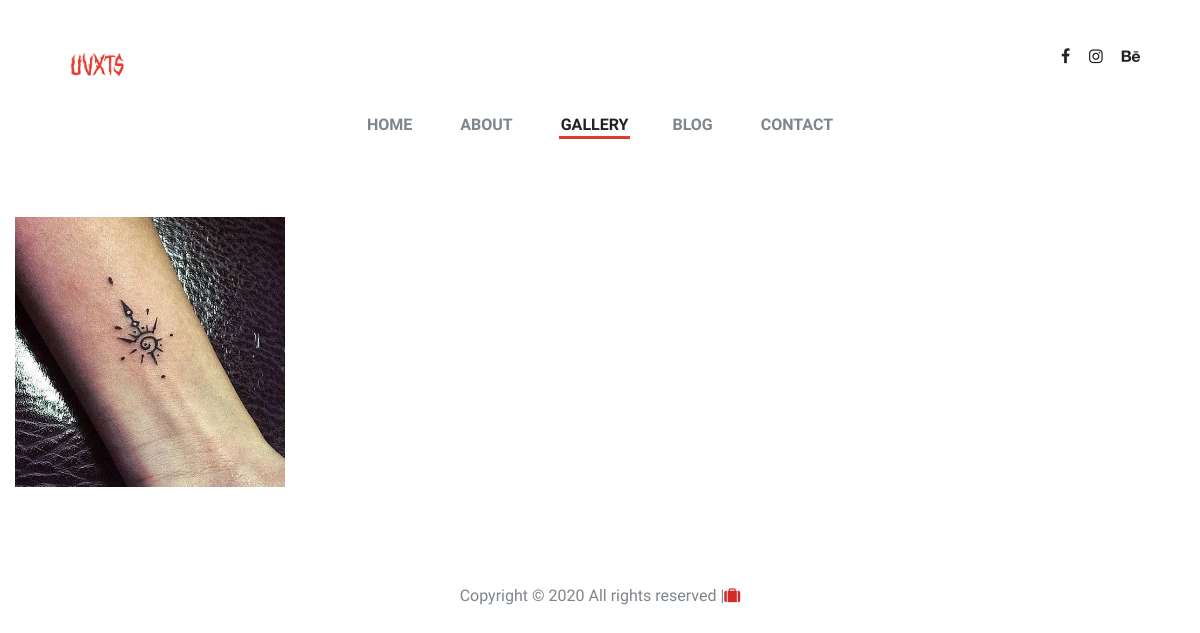
Before: /gallery.html with the older database file.
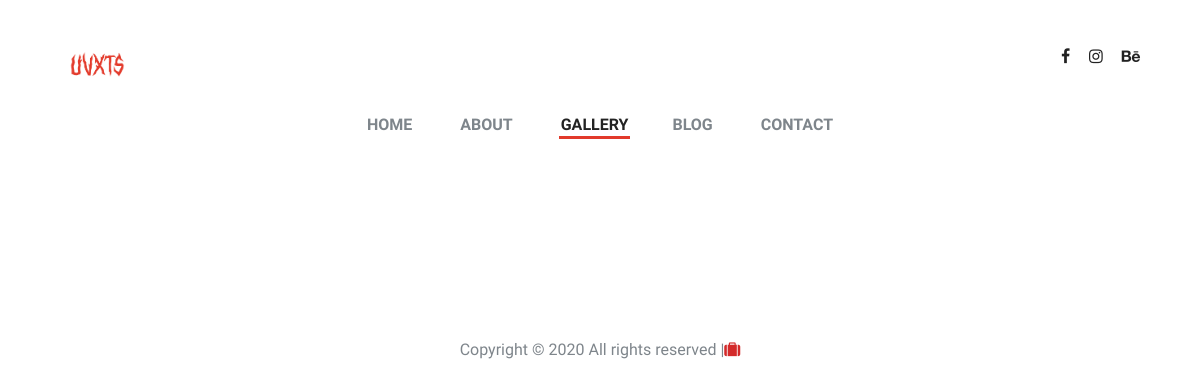
After: the same page with the newer database file.
### tattoo_gallery/models.py (models this page shows, shortened)
class Gallery(models.Model):
    title = models.CharField(max_length=50)
    date = models.DateField(null=True)
    description = models.CharField(max_length=50)
    image = models.ImageField(upload_to='img/images_gallery')

### tattoo_gallery/views.py (the view)
# urls.py: path('gallery.html', gallery_views.gallery, name="gallery"),
def gallery(request):
    gallery = Gallery.objects.order_by('-date')
    context = {
        'gallery': gallery
            }
    return render(request, 'gallery.html', context)

### templates/gallery.html (shortened to what this page needs)
{% load static %}
<!DOCTYPE html>
<html lang="zxx">
<head>
	<link rel="stylesheet" href="{% static 'css/bootstrap.min.css' %}">
	<link rel="stylesheet" href="{% static 'css/font-awesome.min.css' %}">
	<link rel="stylesheet" href="{% static 'css/slicknav.min.css' %}">
	<link rel="stylesheet" href="{% static 'css/fresco.css' %}">
	<link rel="stylesheet" href="{% static 'css/style.css' %}">
</head>
<body>
	<header class="header">
		<div class="container-fluid">
			<div class="row">
				<div class="col-sm-4 col-md-3 order-2 order-sm-1">
					<div class="header__social">
						<img src="{% static 'img/logo_uvxts.png' %}" alt="" style="width:30%">
					</div>
				</div>
			{% include "./social.html" %}
			</div>
			<nav class="main__menu">
				<ul class="nav__menu">
					<li><a href="{% url 'index' %}">Home</a></li>
					<li><a href="{% url 'about' %}">About</a></li>
					<li><a href="{% url 'gallery' %}"class="menu--active">Gallery</a>
					<li><a href="{% url 'blog' %}" >Blog</a></li>
					<li><a href="{% url 'contact' %}">Contact</a></li>
				</ul>
			</nav>
		</div>
	</header>
	{% include "./incl_gallery.html" %}
	{% include "./footer.html" %}
	</body>
</html>

### templates/social.html (shortened to what this page needs)
{% load static %}
				<div class="col-sm-4 col-md-6 order-1  order-md-2 text-center">
				</div>
				<div class="col-sm-4 col-md-3 order-3 order-sm-3">
					<div class="header__switches">
						<a href="https://www.facebook.com/UVXTS/"><i class="fa fa-facebook"></i></a>
						<a href="https://www.instagram.com/uvxts/"><i class="fa fa-instagram"></i></a>
						<a href="https://www.behance.net/vedeckyte?fbclid=IwAR1nSu5ZSWPYXzMX79k4oPM29rhgDqyqzf7-d7TWFIeOKPQ5kqpVIr60OZA"><i class="fa fa-behance"></i></a>
					</div>
				</div>

### templates/incl_gallery.html (shortened to what this page needs)
{% load static %}
	<div class="gallery__page">
		<div class="gallery__warp">
			<div class="row">
				{% for gallery in gallery %}
				<div class="col-lg-3 col-md-4 col-sm-6">
					<a class="gallery__item fresco" href="{{ gallery.image.url }}" data-fresco-group="gallery">
						<img src="{{ gallery.image.url }}" alt="">
					</a>
				</div>
				{% endfor %}
			</div>
		</div>
	</div>

### templates/footer.html (shortened to what this page needs)
{% load static %}
    <footer class="footer__section">
		<div class="container">
				<div class="footer__copyright__text">
				<p>Copyright &copy; <script>document.write(new Date().getFullYear());</script> All rights reserved |<i class="fa fa-suitcase" aria-hidden="true"></i> </p>
			</div>
			</div>
	</footer>

### static/css/style.css (style rules this page uses)
html, body { height: 100%; font-family: "Arimo", sans-serif; -webkit-font-smoothing: antialiased; }
p { font-size: 16px; color: #7E858B; line-height: 1.8; }
img { max-width: 100%; }
ul, ol { padding: 0; margin: 0; }
@media (min-width: 1200px) { .container { max-width: 1200px; } }
.header { padding: 40px 45px 0; padding-top: 40px; }
.header__social a, .header__switches a { display: inline-block; color: #222222; padding-top: 5px; margin-right: 15px; font-size: 16px; }
.header__social a:last-child, .header__switches a:last-child { margin-right: 0; }
.header__switches { text-align: right; }
.main__menu { position: relative; right: 0; padding-top: 25px; text-align: center; }
.main__menu .nav__menu>li { display: inline-block; position: relative; }
.main__menu .nav__menu>li:last-child a { margin-right: 0; }
.main__menu .nav__menu>li>a { position: relative; font-size: 16px; color: #7E858B; font-weight: 700; padding: 5px 2px; margin-right: 40px; text-transform: uppercase; }
.main__menu .nav__menu>li>a:after { position: absolute; content: ""; width: 0; height: 3px; left: 0; bottom: 0px; background: #E23A2B; z-index: -1; -webkit-transition: 0.3s; -o-transition: 0.3s; transition: 0.3s; }
.main__menu .nav__menu>li>a.menu--active { color: #222222; }
.main__menu .nav__menu>li>a.menu--active:after { width: 100%; }
.slicknav_nav .slicknav_row, .slicknav_nav a { padding: 11px 25px; margin: 0; color: #222222; font-size: 16px; font-weight: 700; border-bottom: 1px solid #e9e9e9; }
.slicknav_nav .slicknav_item a { border-bottom: none; }
.footer__copyright__text { text-align: center; padding-bottom: 5px; }
.footer__copyright__text p { font-size: 16px; }
.footer__copyright__text i { color: #d32a2a; }
.gallery__page { padding: 80px 15px 65px; }
.gallery__warp { max-width: 1570px; margin: 0 auto; }
.gallery__item { display: block; margin-bottom: 30px; }

Changed rows visible on the page:
no longer on this page (row edited): Gallery: image (picture)
